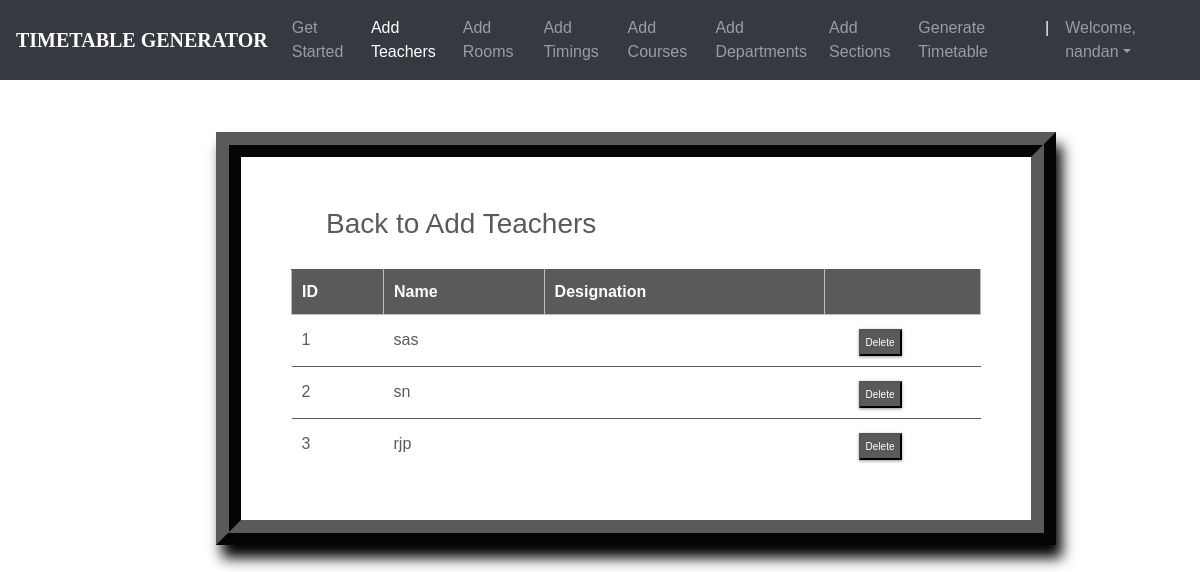
Page /teachers_list/ (signed in) on the committed database.
### ttgen/models.py (models this page shows, shortened)
class Instructor(models.Model):
    uid = models.CharField(max_length=6)
    name = models.CharField(max_length=25)
    desig = models.CharField(max_length=25,choices=DESIGNATIONS)

### ttgen/views.py (the view)
# urls.py: path('teachers_list/', views.inst_list_view , name='editinstructor'),
@login_required
def inst_list_view(request):
    context = {
        'instructors': Instructor.objects.all()
    }
    return render(request, 'inslist.html', context)

### templates/inslist.html (shortened to what this page needs)
<!DOCTYPE html>
<html lang="en">
<head>
	<link rel="stylesheet" href="https://maxcdn.bootstrapcdn.com/bootstrap/4.0.0/css/bootstrap.min.css">
    <link rel="stylesheet" type="text/css" href="static/css/index.css">
</head>
<body>
        <header>
			<nav class="navbar navbar-expand-md navbar-dark fixed-top bg-dark">
                <a class="navbar-brand" href="#"><b>TIMETABLE GENERATOR</b></a>
                <div class="collapse navbar-collapse" id="navbarCollapse">
                    <ul class="navbar-nav ml-auto">
                    <li class="nav-item">
                        <a class="nav-link" href="{% url 'admindash' %}">Get Started</a>
                    </li>
                    <li class="nav-item active">
                        <a class="nav-link" href="{% url 'addInstructors' %}">Add Teachers</a>
                    </li>
                    <li class="nav-item">
                        <a class="nav-link" href="{% url 'addRooms' %}">Add Rooms</a>
                    </li>
                    <li class="nav-item">
		                <a class="nav-link" href="{% url 'addTimings' %}">Add Timings</a>
		            </li>
                    <li class="nav-item">
                        <a class="nav-link" href="{% url 'addCourses' %}">Add Courses</a>
                    </li>
                    <li class="nav-item">
			            <a class="nav-link" href="{% url 'addDepts' %}">Add Departments</a>
		            </li>
                    <li class="nav-item">
			            <a class="nav-link" href="{% url 'addSections' %}">Add Sections</a>
		            </li>
                    <li class="nav-item">
			            <a class="nav-link" href="{% url 'generate' %}">Generate Timetable</a>
		            </li>
                    <li class="nav-item active">
			            <a class="nav-link">|</a>
		            </li>
                    <li class="nav-item dropdown">
		                <a class="nav-link dropdown-toggle" href="#" id="dropdown03" data-toggle="dropdown" aria-haspopup="true" aria-expanded="false">Welcome, {{ user.first_name }}</a>
		            </li>
                    </ul>
                </div>
            </nav>
        </header><br><br>
        {% block content %}
        {% load static %}
<fieldset class="fieldset">
    <a href="{% url 'addInstructors'%}"><h1 class="tablink" onclick="openPage('new')" id="defaultOpen">Back to Add Teachers</h1></a>
    <div class="tabcontent" id="edit">
        <table class="table1">
            <thead>
            <tr class="table-headers">
            <th>ID</th>
            <th>Name</th>
            <th>Designation</th>
            <th  class="empty"></th>
            </tr>
            </thead>
            <tbody>
            {% for inst in instructors %}
            <tr>
             <td>{{inst.uid}}</td>
             <td>{{inst.name}}</td>
             <td>{{inst.desig}}</td>
             <td class="empty">
                <form action="{% url 'deleteinstructor' inst.id %}" method="post">
                        <input type="submit" value="Delete" class="cross">
                </form>
             </td>
             </tr>
            {% endfor %}
            </tbody>
        </table>
    </div>
</fieldset>
{% endblock %}

### static/css/index.css (style rules this page uses)
body { padding-top: 3rem; padding-bottom: 3rem; color: #5a5a5a; font-family: 'Poppins', sans-serif; overflow-x: hidden; }
nav { font-family: sans-serif; }
.navbar-brand { font-size: 20px; font-family: Georgia, 'Times New Roman', Times, serif; }

### templates/inslist.html (style rules this page uses)
nav { font-family: sans-serif; }
.navbar-brand { font-size: 20px; font-family: Georgia, 'Times New Roman', Times, serif; }
* { margin: 0; padding: 0; box-sizing: border-box; }
html { scroll-behavior: smooth; }
a { text-decoration:none; }
form { margin-top: 3%; margin-left: 18%; margin-right: 12%; }
fieldset h1 { color: #5a5a5a; padding-bottom: 20px; margin-left: 35px; display: inline-block; cursor: pointer; font-size: 28px; }
fieldset input { padding:8px; color: #938c8c }
.table2 td, th { border: 1px solid rgb(190,190,190); padding: 10px 20px; }
.table1 { width: 100%; border-collapse: collapse; text-align: left; overflow: hidden; }
.table1 td, th { border-top: 1px solid #5a5a5a; padding: 10px; }
.table1 th { background-color: #5a5a5a; color: #fff; }
.cross { font-size:10px; box-shadow: 0px 1px 3px 0px #9e9292; padding: 4px 5px; color: #fff; background-color: #5a5a5a; cursor: pointer; }
.fieldset { margin-top: 3%; margin-left: 18%; margin-right: 12%; padding: 50px; border-width: 25px; border-style: ridge; border-color: #5a5a5a; box-shadow: 6px 13px 13px 0px black; background-color: #fff; }

### rows in the picture
Instructor: uid "1", name "sas"
Instructor: uid "2", name "sn"
Instructor: uid "3", name "rjp"

### other values in the picture
{{ user.first_name }} "nandan"
